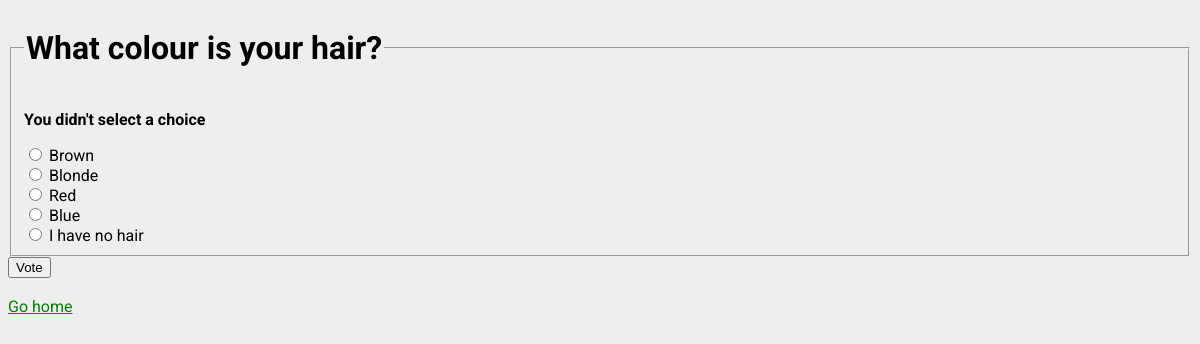
Screenshot of /10/vote/ with the database file from the repository.
### polls/models.py (models this page shows, shortened)
class Question(models.Model):
    question_text = models.CharField(max_length=255)
    pub_date = models.DateTimeField('date published', default=timezone.now)

class Choice(models.Model):
    question = models.ForeignKey(Question, on_delete=models.CASCADE)
    choice_text = models.CharField(max_length=200)
    votes = models.IntegerField(default=0)

### polls/views.py (the view)
# urls.py: path('<int:question_id>/vote/', views.vote, name='vote'),
def vote(request, question_id):
    question = get_object_or_404(Question, pk=question_id)
    try:
        selected_choice = question.choice_set.get(pk=request.POST['choice'])
    except (KeyError, Choice.DoesNotExist):
        return render(request, 'polls/detail.html', {
            'question': question,
            'error_message': "You didn't select a choice"
        })
    else:
        selected_choice.votes += 1
        selected_choice.save()
        return HttpResponseRedirect(reverse('polls:results', args=(question.id,)))

### polls/templates/polls/detail.html (shortened to what this page needs)
<!DOCTYPE html>
<html lang="en">
  <head>
    {% load static %}
    <link
      rel="stylesheet"
      type="text/css"
      href="{% static 'polls/style.css' %}"
    />
  </head>
  <body>
    <form action="{% url 'polls:vote' question.id %}" method="post">
      <fieldset>
        <legend><h1>{{ question.question_text }}</h1></legend>
        {% if error_message %}
        <p><strong>{{ error_message }}</strong></p>
        {% endif %} {% for choice in question.choice_set.all %}
        <input
          type="radio"
          name="choice"
          id="choice{{ forloop.counter }}"
          value="{{ choice.id }}"
        />
        <label for="choice{{ forloop.counter }}">{{ choice.choice_text }}</label
        ><br />
        {% endfor %}
      </fieldset>
      <input type="submit" value="Vote" />
    </form><br>
    <a href="{% url 'polls:pollsindex' %}">Go home</a>
  </body>
</html>

### polls/static/polls/style.css (style rules this page uses)
body { background: white url("images/background.png") repeat; font-family: 'Roboto'; }
a { color: green; }

### rows the page displays
Question: question_text "What colour is your hair?"
Choice: choice_text "Brown"
Choice: choice_text "Blonde"
Choice: choice_text "Red"
Choice: choice_text "Blue"
Choice: choice_text "I have no hair"

### other values shown
{{ error_message }} "You didn't select a choice"
